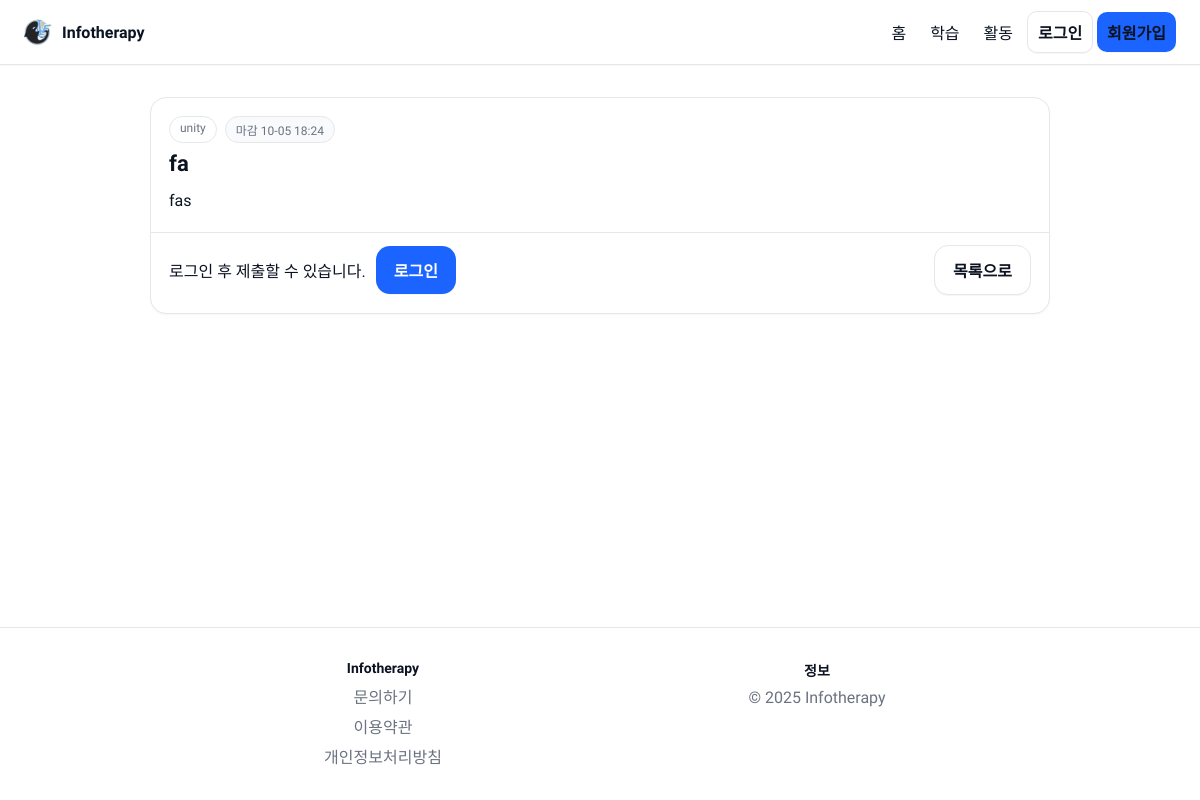
The app's page /assignment/4 with its own data.
### tables this page shows
CREATE TABLE assignments (
              id INTEGER PRIMARY KEY AUTOINCREMENT,
              title TEXT NOT NULL,
              due TEXT,
              description TEXT,
              category TEXT
            );

### app.py (the view, shortened to what this page needs)
    @app.route("/assignment/<int:item_id>")
    def assignment_detail(item_id: int):
        with get_db() as cx:
            a = cx.execute("SELECT id, title, due, description, category FROM assignments WHERE id=?", (item_id,)).fetchone()
        if not a:
            return redirect(url_for("learn"))
        a = dict(a)
        def is_overdue(due_str: str) -> bool:
            if not due_str:
                return False
            for fmt in ("%Y-%m-%d %H:%M", "%Y-%m-%d"):
                try:
                    due_dt = datetime.strptime(due_str, fmt)
                    return datetime.now() > due_dt
                except Exception:
                    continue
            return False
        overdue = is_overdue(a.get("due", ""))
        submitted = False
        submitted_at = None
        return render_template("assignment_detail.html", a=a, submitted=submitted, submitted_at=submitted_at, overdue=overdue)

### templates/assignment_detail.html (shortened to what this page needs)
{% extends 'base.html' %}
{% block content %}
  <div class="assignment-card">
    <div class="assignment-head">
      <div class="chips">
        {% if a.category %}<span class="chip">{{ a.category }}</span>{% endif %}
        {% if submitted %}
          <span class="chip done">완료</span>
          {% if submitted_at %}<span class="chip subtle">시간 {{ submitted_at | short_dt }}</span>{% endif %}
        {% elif overdue %}
          <span class="chip warn">제출 마감</span>
        {% elif a.due %}
          <span class="chip subtle">마감 {{ a.due | short_dt }}</span>
        {% endif %}
      </div>
      <h2 class="title">{{ a.title }}</h2>
    </div>
    <div class="assignment-body">
      <div class="desc">{{ a.description | autolink | safe }}</div>
    </div>
    <div class="assignment-actions">
      {% if not submitted %}
        {% if session.get('uid') %}
          <details class="submit-box{% if overdue %} disabled{% endif %}">
            <summary class="btn btn-outline">제출</summary>
            <form class="form" action="{{ url_for('submit_assignment') }}" method="post" enctype="multipart/form-data">
              <input type="hidden" name="title" value="{{ a.title }}">
              <input type="hidden" name="category" value="{{ a.category }}">
              <div class="row">
                <label for="text_detail">내용(텍스트)</label>
                <textarea id="text_detail" name="text_content" placeholder="설명 또는 링크 (선택)" {% if overdue %}disabled aria-disabled="true"{% endif %}></textarea>
              </div>
              <div class="row">
                <label for="file_detail">파일(선택)</label>
                <input id="file_detail" name="file" type="file" accept="*/*" {% if overdue %}disabled aria-disabled="true"{% endif %}>
              </div>
              <button class="btn btn-primary" type="submit" {% if overdue %}disabled aria-disabled="true" title="제출 마감되어 제출할 수 없습니다"{% endif %}>제출하기</button>
            </form>
            {% if overdue %}
              <div class="submit-disabled-hint">제출 마감되어 제출할 수 없습니다.</div>
            {% endif %}
          </details>
        {% else %}
          <div class="login-hint">
            <span>로그인 후 제출할 수 있습니다.</span>
            <a class="btn btn-primary" href="{{ url_for('login') }}">로그인</a>
          </div>
        {% endif %}
      {% endif %}
      <a class="btn btn-outline" href="{{ url_for('learn') }}">목록으로</a>
    </div>
  </div>
{% endblock %}

### static/css/main.css (style rules this page uses)
:root { --bg: #ffffff; --text: #0b1221; --muted: #6b7280; --primary: #1b64ff; --primary-600: #1553d6; --surface: #f6f7fb; --border: #e5e7eb; }
* { box-sizing: border-box; }
html, body { height: 100%; }
body { margin: 0; font-family: "Pretendard", -apple-system, BlinkMacSystemFont, "Segoe UI", Roboto, Oxygen, Ubuntu, Cantarell, "Fira Sans", "Droid Sans", "Helvetica Neue", Arial, "Apple Color Emoji", "Segoe UI Emoji"; color: var(--text); background: var(--bg); -webkit-font-smoothing: antialiased; -moz-osx-font-smoothing: grayscale; overflow-x: hidden; }
html { scrollbar-width: none; }
body { display: flex; flex-direction: column; min-height: 100vh; }
.btn { display: inline-flex; align-items: center; justify-content: center; gap: 8px; border-radius: 14px; padding: 12px 18px; font-weight: 600; text-decoration: none; cursor: pointer; transition: all .15s ease; box-shadow: 0 1px 0 rgba(17,24,39,0.04); }
.btn-primary { background: var(--primary); color: #fff; }
.btn-outline { border: 1px solid var(--border); color: var(--text); background: #fff; }
.chip { border: 1px solid var(--border); background:#fff; border-radius: 999px; padding: 6px 10px; cursor: pointer; }

### templates/assignment_detail.html (style rules this page uses)
.assignment-card { max-width: 900px; margin: 0 auto; background:#fff; border:1px solid var(--border); border-radius:16px; box-shadow:0 1px 2px rgba(17,24,39,0.04); }
.assignment-head { padding: 18px 18px 0; }
.chips { display:flex; gap:8px; flex-wrap:wrap; margin-bottom:8px; }
.chip { border:1px solid var(--border); background:#fff; border-radius:999px; padding:4px 10px; font-size:12px; color: var(--muted); }
.chip.subtle { background:#f8fafc; }
.title { margin: 0 0 12px; font-size: 22px; }
.assignment-body { padding: 0 18px 18px; }
.assignment-body .desc { white-space: pre-wrap; line-height: 1.6; color: var(--text); }
.assignment-actions { display:flex; gap:10px; align-items:center; justify-content: space-between; padding: 12px 18px 18px; border-top:1px solid var(--border); flex-wrap: wrap; }
.login-hint { display:flex; gap:10px; align-items:center; }

### records on screen
assignments: category "unity", due|short_dt "10-05 18:24", title "fa", description|autolink "fas"
